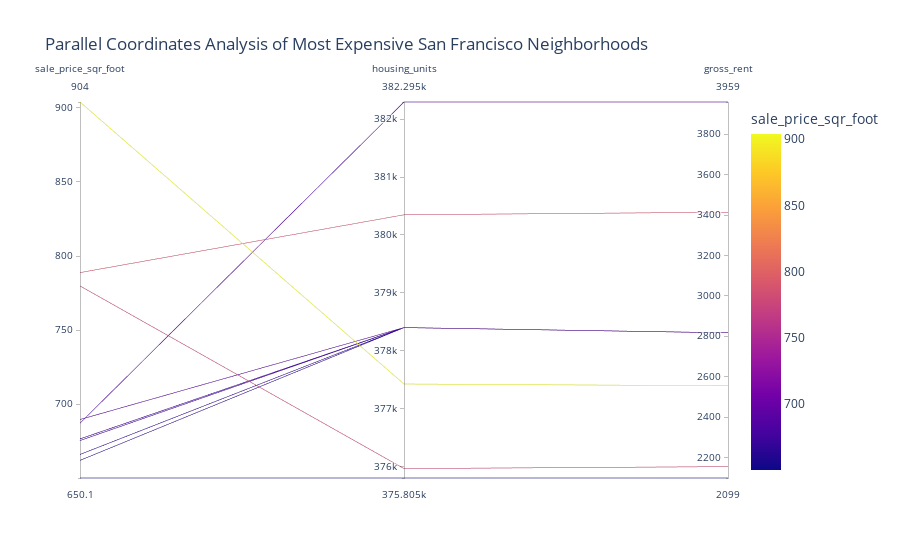

Here is the notebook cell this chart was saved with:
### Code cell
# Parallel Coordinates Plot
par_cord_plot = px.parallel_coordinates(most_exp,
    color='sale_price_sqr_foot',
    title='Parallel Coordinates Analysis of Most Expensive San Francisco Neighborhoods'
                                       )

par_cord_plot.show()

### Figure 1 — Plotly figure (JSON) as saved in the notebook; plotly's stock layout.template omitted (floating-point values rounded to 4 significant figures)
{"data": [{"dimensions": [{"label": "sale_price_sqr_foot", "values": [904, 788.8, 779.8, 689.6, 687.1, 676.5, 675.4, 666, 662, 650.1]}, {"label": "housing_units", "values": [377400.0, 380348, 376000.0, 378401, 382295, 378401, 378401, 378401, 378401, 375805]}, {"label": "gross_rent", "values": [2555.0, 3414, 2155.0, 2817.0, 3959, 2817.0, 2817.0, 2817.0, 2817.0, 2099]}], "domain": {"x": [0, 1], "y": [0, 1]}, "line": {"color": [904, 788.8, 779.8, 689.6, 687.1, 676.5, 675.4, 666, 662, 650.1], "coloraxis": "coloraxis"}, "name": "", "type": "parcoords"}], "layout": {"autosize": true, "coloraxis": {"colorbar": {"title": {"text": "sale_price_sqr_foot"}}, "colorscale": [[0, "#0d0887"], [0.1111, "#46039f"], [0.2222, "#7201a8"], [0.3333, "#9c179e"], [0.4444, "#bd3786"], [0.5556, "#d8576b"], [0.6667, "#ed7953"], [0.7778, "#fb9f3a"], [0.8889, "#fdca26"], [1, "#f0f921"]]}, "legend": {"tracegroupgap": 0}, "title": {"text": "Parallel Coordinates Analysis of Most Expensive San Francisco Neighborhoods"}}}
